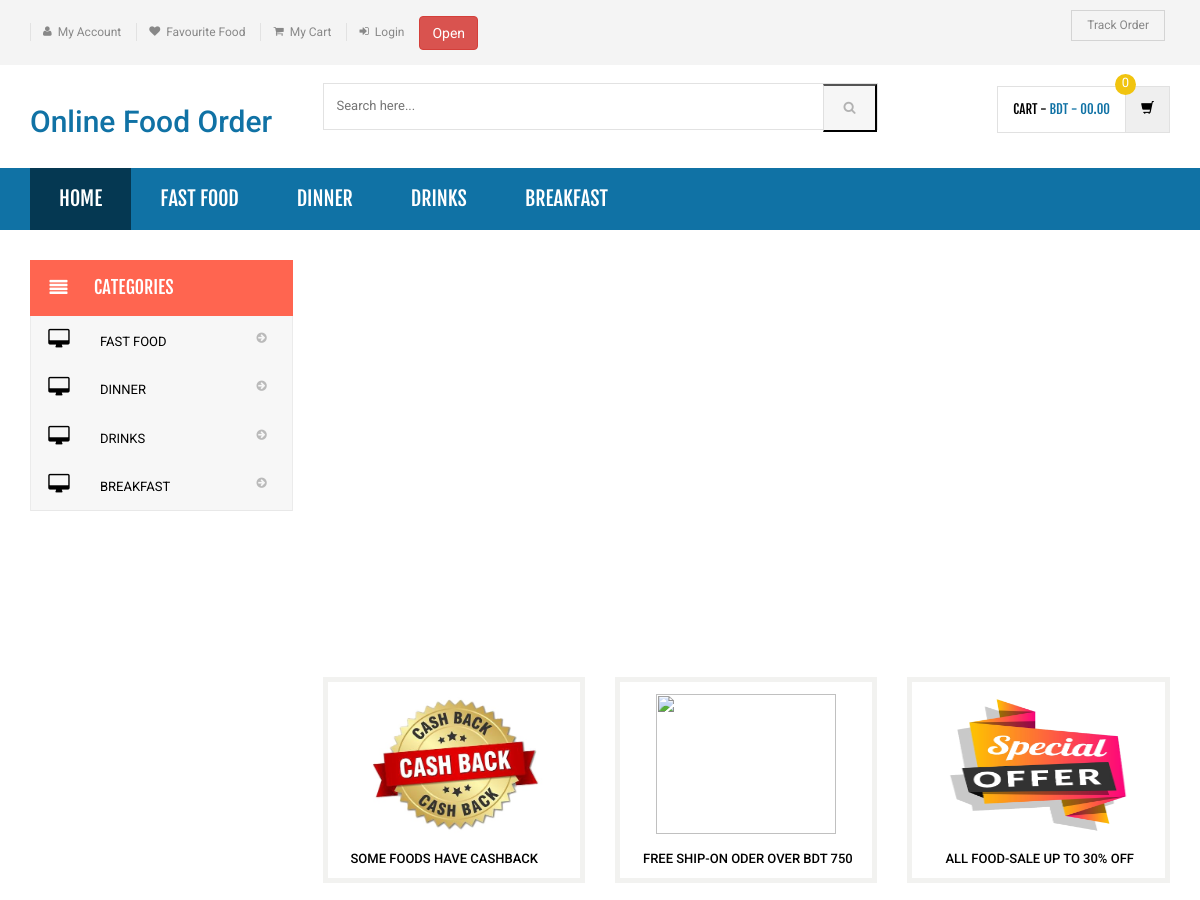
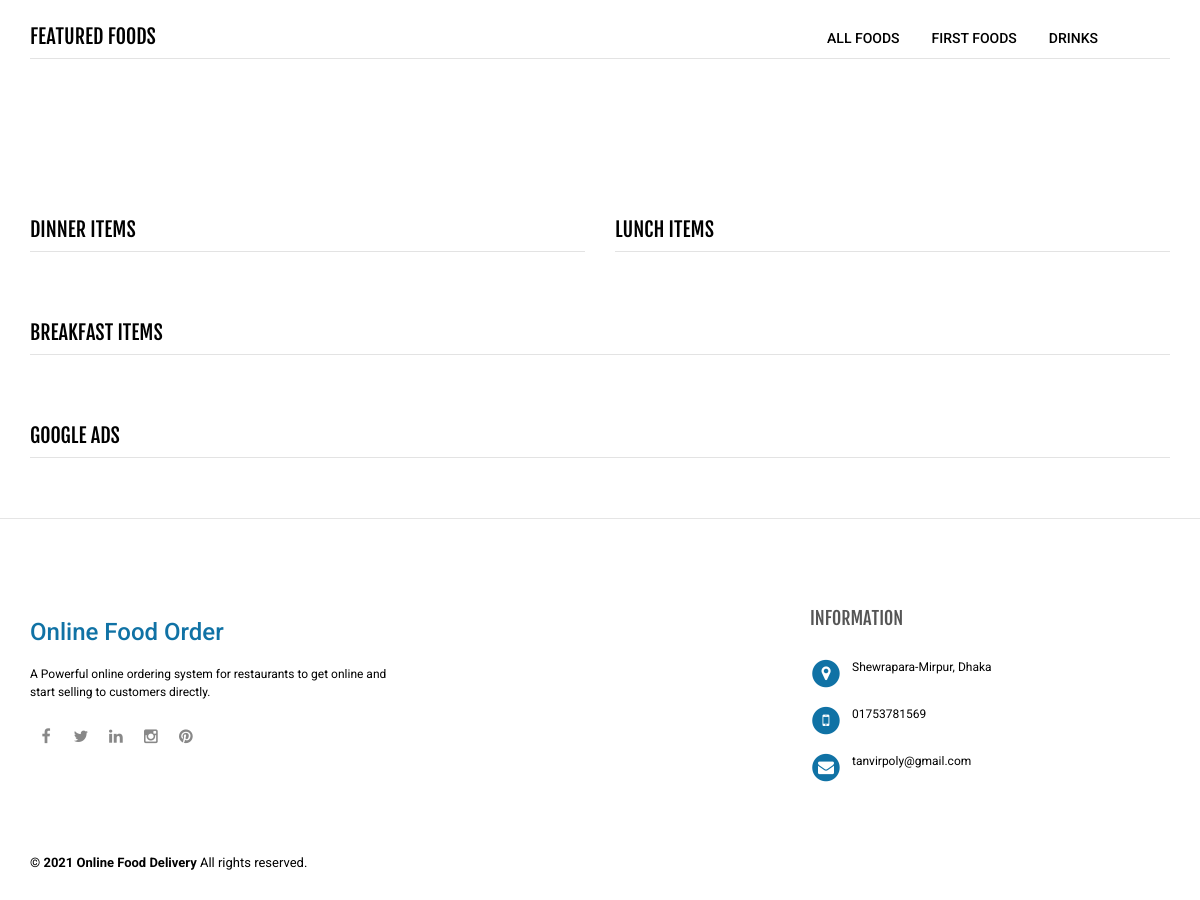
The page / on the database its author committed (2 pictures, top to bottom).
### tables this page shows
CREATE TABLE `category` (
  `id` int(11) NOT NULL,
  `categoryName` varchar(255) DEFAULT NULL,
  `categoryDescription` longtext DEFAULT NULL,
  `creationDate` timestamp NOT NULL DEFAULT current_timestamp(),
  `updationDate` varchar(255) DEFAULT NULL
);

### index.php (the view, shortened to what this page needs)
<?php
include('includes/config.php');
?>
<!DOCTYPE html>
<html lang="en">
<head>
	<link rel="stylesheet" href="assets/css/bootstrap.min.css">
	<link rel="stylesheet" href="assets/css/main.css">
	<link rel="stylesheet" href="assets/css/green.css">
	<link rel="stylesheet" href="assets/css/owl.carousel.css">
	<link rel="stylesheet" href="assets/css/owl.transitions.css">
	<link href="assets/css/lightbox.css" rel="stylesheet">
	<link rel="stylesheet" href="assets/css/animate.min.css">
	<link rel="stylesheet" href="assets/css/rateit.css">
	<link rel="stylesheet" href="assets/css/bootstrap-select.min.css">
	<link rel="stylesheet" href="assets/css/config.css">
	<link href="assets/css/green.css" rel="alternate stylesheet" title="Green color">
	<link href="assets/css/blue.css" rel="alternate stylesheet" title="Blue color">
	<link href="assets/css/red.css" rel="alternate stylesheet" title="Red color">
	<link href="assets/css/orange.css" rel="alternate stylesheet" title="Orange color">
	<link href="assets/css/dark-green.css" rel="alternate stylesheet" title="Darkgreen color">
	<link rel="stylesheet" href="assets/css/font-awesome.min.css">
</head>
<body class="cnt-home">
	<header class="header-style-1">
		<?php include('includes/top-header.php');?>
		<?php include('includes/main-header.php');?>
		<?php include('includes/menu-bar.php');?>
	</header>
	<div class="body-content outer-top-xs" id="top-banner-and-menu">
		<div class="container">
			<div class="furniture-container homepage-container">
				<div class="row">
					<div class="col-xs-12 col-sm-12 col-md-3 sidebar">
						<?php include('includes/side-menu.php');?>
					</div>
					<div class="col-xs-12 col-sm-12 col-md-9 homebanner-holder">
						<div id="hero" class="homepage-slider3">
						</div> <br>
						<div class="info-boxes wow fadeInUp">
							<div class="info-boxes-inner">
								<div class="row">
									<div class="col-md-6 col-sm-4 col-lg-4">
										<div style="" class="info-box">
											<img style="height: 140px; width: 176px; margin-left: 26px;" src="img/cashback.jpg"> <br> <br>
											<h5 style="margin-left: 10px;" class="text">Some foods have cashback</h5>
										</div>
									</div>
									<div class="hidden-md col-sm-4 col-lg-4">
										<div class="info-box">
											<img style="height: 140px; width: 180px; margin-left: 23px;" src="img/fast-free-delivery.png"> <br> <br>
											<h5 style="margin-left: 10px;" class="text">free ship-on oder over bdt 750</h5>
										</div>
									</div>
									<div class="col-md-6 col-sm-4 col-lg-4">
										<div class="info-box">
											<img style="height: 140px; width: 180px; margin-left: 23px;" src="img/special-offer.png"> <br> <br>
											<h5 style="margin-left: 20px;" class="text">All food-sale up to 30% off</h5>
										</div>
									</div>
								</div>
							</div>
						</div>
					</div>
				</div>  <br> <br>
				<div id="product-tabs-slider" class="scroll-tabs inner-bottom-vs  wow fadeInUp">
					<div class="more-info-tab clearfix">
						<h3 class="new-product-title pull-left">Featured Foods</h3>
						<ul class="nav nav-tabs nav-tab-line pull-right" id="new-products-1">
							<li class="active"><a href="#all" data-toggle="tab">All Foods</a></li>
							<li><a href="#books" data-toggle="tab">First Foods</a></li>
							<li><a href="#furniture" data-toggle="tab">Drinks</a></li>
						</ul>
					</div>
										</div>
										<div class="sections prod-slider-small outer-top-small">
											<div class="row">
												<div class="col-md-6">
													<section class="section">
														<h3 class="section-title">DINNER ITEMS </h3>
														</section>
													</div>
													<div class="col-md-6">
														<section class="section">
															<h3 class="section-title">Lunch items</h3>
															</section>
														</div>
													</div>
												</div>
												<section class="section featured-product inner-xs wow fadeInUp">
													<h3 class="section-title">BREAKFAST ITEMS</h3>
														</section>
														<?php include('includes/google_ads_slider.php');?>
													</div>
												</div>
												<?php include('includes/footer.php');?>
											</body>
											</html>

### includes/menu-bar.php (shortened to what this page needs)
<div class="header-nav animate-dropdown">
    <div class="container">
        <div class="yamm navbar navbar-default" role="navigation">
            <div class="nav-bg-class">
                <div class="navbar-collapse collapse" id="mc-horizontal-menu-collapse">
                   <div class="nav-outer">
                      <ul class="nav navbar-nav">
                         <li class="active dropdown yamm-fw">
                            <a href="index.php" data-hover="dropdown" class="dropdown-toggle">Home</a>
                        </li>
                        <?php $sql=mysqli_query($con,"select id,categoryName  from category limit 6");
                        while($row=mysqli_fetch_array($sql))
                        {
                            ?>
                            <li class="dropdown yamm">
                                <a href="category.php?cid=<?php echo $row['id'];?>"> <?php echo $row['categoryName'];?></a>
                            </li>
                        <?php } ?>
                    </ul>
                    <div class="clearfix"></div>
                </div>
            </div>
        </div>
    </div>
</div>
</div>

### includes/side-menu.php
<div class="side-menu animate-dropdown outer-bottom-xs">
    <div class="head"><i class="icon fa fa-align-justify fa-fw"></i> Categories</div>
    <nav class="yamm megamenu-horizontal" role="navigation">
        <ul class="nav">
            <li class="dropdown menu-item">
              <?php $sql=mysqli_query($con,"select id,categoryName  from category");
while($row=mysqli_fetch_array($sql))
{
    ?>
                <a href="category.php?cid=<?php echo $row['id'];?>" class="dropdown-toggle"><i class="icon fa fa-desktop fa-fw"></i>
                <?php echo $row['categoryName'];?></a>
                <?php }?>
</li>
</ul>
    </nav>
</div>

### assets/css/green.css (style rules this page uses)
a { color: #1072a5; }
.header-style-1 .header-nav { background: #1072a5; }
.cnt-home .header-style-1 .header-nav .navbar .navbar-nav > li.active { background: #053852; }

### assets/css/lightbox.css (style rules this page uses)
body:after { content: url(../images/close.png) url(../images/loading.gif) url(../images/prev.png) url(../images/next.png); display: none; }

### assets/css/blue.css (style rules this page uses)
a { color: #3498db; }
.header-style-1 .header-nav { background: #3498db; }
.cnt-home .header-style-1 .header-nav .navbar .navbar-nav > li.active { background: #1d6ca1; }

### assets/css/red.css (style rules this page uses)
a { color: #ff6c6c; }
.header-style-1 .header-nav { background: #ff6c6c; }
.cnt-home .header-style-1 .header-nav .navbar .navbar-nav > li.active { background: #ff1a1a; }

### assets/css/orange.css (style rules this page uses)
a { color: #f39c12; }
.header-style-1 .header-nav { background: #f39c12; }
.cnt-home .header-style-1 .header-nav .navbar .navbar-nav > li.active { background: #ab6c09; }

### assets/css/dark-green.css (style rules this page uses)
a { color: #12cca7; }
.header-style-1 .header-nav { background: #12cca7; }
.cnt-home .header-style-1 .header-nav .navbar .navbar-nav > li.active { background: #0b816a; }

### rows shown on the page
category: categoryName "FAST FOOD"
category: categoryName "DINNER"
category: categoryName "DRINKS"
category: categoryName "BREAKFAST"
